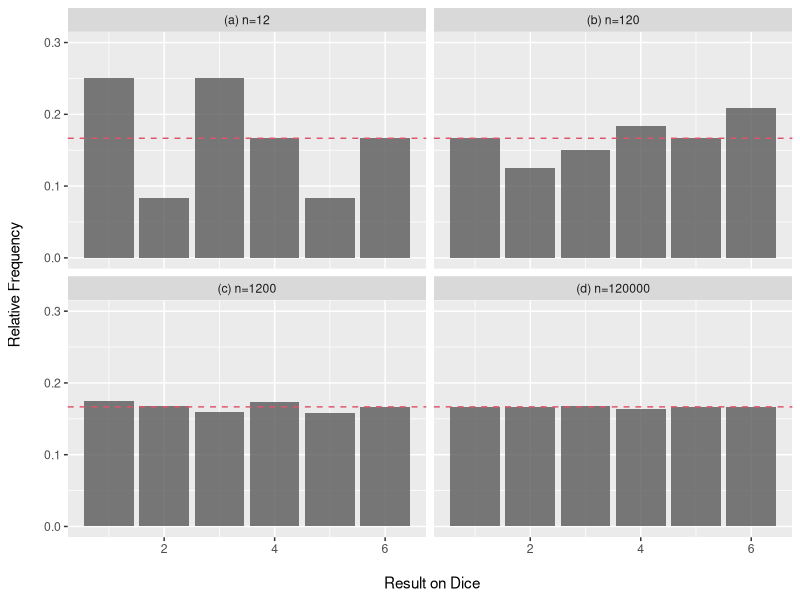

Reproduce this figure in R.
## ---- chunk 1
  library(ggplot2); library(magrittr);
  RDice=function(nn){sample(1:6, nn, replace=TRUE) %>% table() %>% `/`(nn)}
  set.seed(1234567)
  dice_1=RDice(12)
  dice_2=RDice(120)
  dice_3=RDice(1200)
  dice_4=RDice(120000)
  # data transformation
  dice = c(as.numeric(dice_1), as.numeric(dice_2), as.numeric(dice_3), as.numeric(dice_4))
  nn = c(rep("(a) n=12", 6), rep("(b) n=120", 6), rep("(c) n=1200", 6), rep("(d) n=120000", 6))
  num = c(rep(1:6, 4))
  dice_result = data.frame(nn, num, dice)
  # ggplot2
  ggplot(data = dice_result, aes(x=num, y=dice)) + geom_bar(stat="identity", alpha = 0.8) + xlab("\n Result on Dice") + ylab("Relative Frequency\n") + geom_hline(yintercept=1/6, color=2, lty=2) + ylim(0, 0.3) + facet_wrap(~nn, ncol=2)
